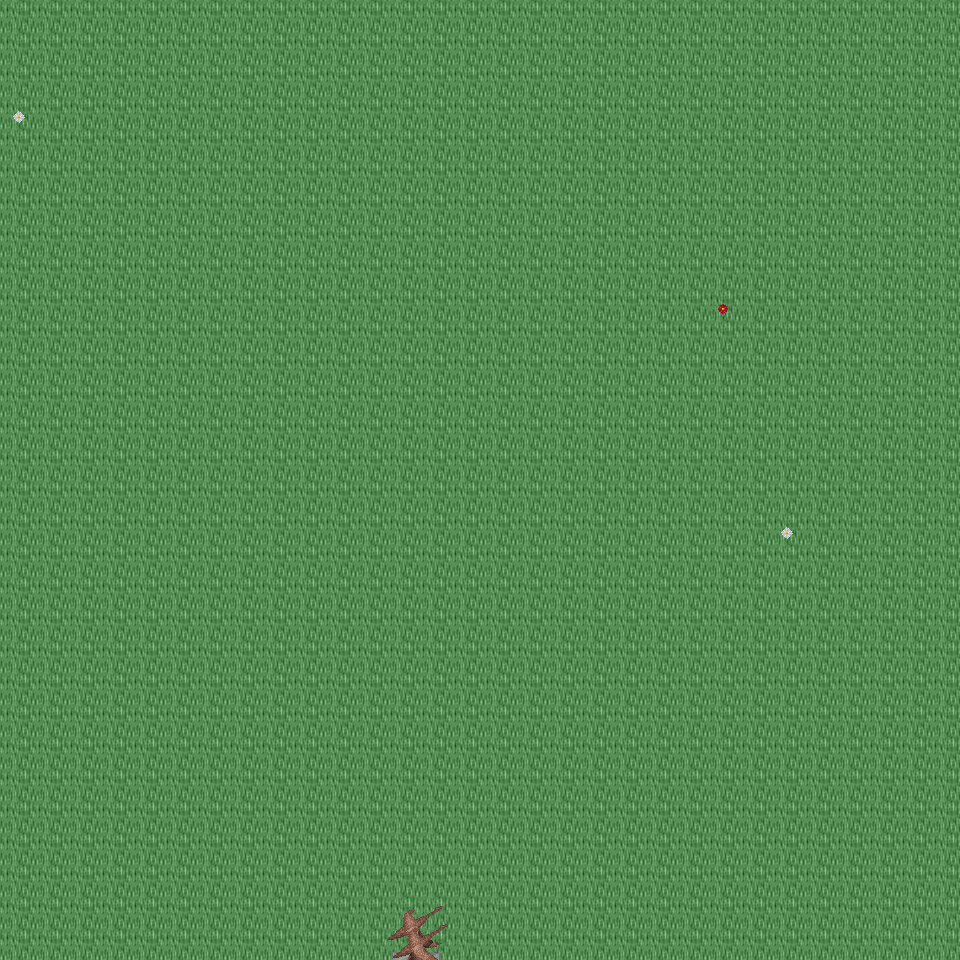

A level layout from a 2D game, rendered from its tile map. Below: a short description, then the map file with tile-grid data replaced by summaries:
An orthogonal 30x30 tile map with 32x32 px tiles, 6 tile layers (Ground, Object, Object2, Above, ...), 14 tilesets and 3 objects (3x mapExit).

<map version="1.0" orientation="orthogonal" renderorder="right-down" width="30" height="30" tilewidth="32" tileheight="32" nextobjectid="4">
  <tileset firstgid="1" name="tileset_ground_ground" tilewidth="32" tileheight="32" tilecount="33" columns="3">
    <image source="../drawable/tileset_ground_ground.png" width="96" height="352" />
  </tileset>
  <tileset firstgid="34" name="tileset_plant_flower_daisy_red" tilewidth="32" tileheight="32" tilecount="8" columns="2">
    <image source="../drawable/tileset_plant_flower_daisy_red.png" width="64" height="128" />
  </tileset>
  <tileset firstgid="42" name="tileset_ground_grass_edges" tilewidth="32" tileheight="32" tilecount="36" columns="12">
    <image source="../drawable/tileset_ground_grass_edges.png" width="384" height="96" />
  </tileset>
  <tileset firstgid="78" name="tileset_ground_grass_corners" tilewidth="32" tileheight="32" tilecount="24" columns="6">
    <image source="../drawable/tileset_ground_grass_corners.png" width="192" height="128" />
  </tileset>
  <tileset firstgid="102" name="tileset_ground_water_pool" tilewidth="32" tileheight="32" tilecount="72" columns="3">
    <image source="../drawable/tileset_ground_water_pool.png" width="96" height="768" />
  </tileset>
  <tileset firstgid="174" name="tileset_plant_flower_daisy_white" tilewidth="32" tileheight="32" tilecount="8" columns="2">
    <image source="../drawable/tileset_plant_flower_daisy_white.png" width="64" height="128" />
  </tileset>
  <tileset firstgid="182" name="tileset_plant_grasses" tilewidth="32" tileheight="32" tilecount="6" columns="3">
    <image source="../drawable/tileset_plant_grasses.png" width="96" height="64" />
  </tileset>
  <tileset firstgid="188" name="tileset_item_statue_bird" tilewidth="32" tileheight="32" tilecount="8" columns="2">
    <image source="../drawable/tileset_item_statue_bird.png" width="64" height="128" />
  </tileset>
  <tileset firstgid="196" name="tileset_plant_tree_tree_darkgreen" tilewidth="32" tileheight="32" tilecount="88" columns="8">
    <image source="../drawable/tileset_plant_tree_tree_darkgreen.png" width="256" height="352" />
  </tileset>
  <tileset firstgid="284" name="tileset_logic_collision" tilewidth="32" tileheight="32" tilecount="1" columns="1">
    <image source="../drawable/tileset_logic_collision.png" width="32" height="32" />
  </tileset>
  <tileset firstgid="285" name="tileset_ground_water_pool_deep" tilewidth="32" tileheight="32" tilecount="72" columns="3">
    <image source="../drawable/tileset_ground_water_pool_deep.png" width="96" height="768" />
  </tileset>
  <tileset firstgid="357" name="tileset_logic_item_fruits" tilewidth="32" tileheight="32" tilecount="16" columns="8">
    <image source="../drawable/tileset_logic_item_fruits.png" width="256" height="64" />
  </tileset>
  <tileset firstgid="373" name="tileset_plant_tree_umbrella_thorn" tilewidth="32" tileheight="32" tilecount="18" columns="6">
    <image source="../drawable/tileset_plant_tree_umbrella_thorn.png" width="192" height="96" />
  </tileset>
  <tileset firstgid="391" name="tileset_light_light_5x5" tilewidth="32" tileheight="32" tilecount="25" columns="5">
    <image source="../drawable/tileset_light_light_5x5.png" width="160" height="160" />
  </tileset>
  <layer name="Ground" width="30" height="30">
    <data>[900 cells, 900 non-empty, 1 distinct tile ids]</data>
  </layer>
  <layer name="Object" width="30" height="30">
    <data>[900 cells, 3 non-empty, 2 distinct tile ids]</data>
  </layer>
  <layer name="Object2" width="30" height="30">
    <data>[900 cells, 0 non-empty, 0 distinct tile ids]</data>
  </layer>
  <layer name="Above" width="30" height="30">
    <data>[900 cells, 4 non-empty, 4 distinct tile ids]</data>
  </layer>
  <layer name="Above2" width="30" height="30">
    <data>[900 cells, 0 non-empty, 0 distinct tile ids]</data>
  </layer>
  <layer name="Walkable" width="30" height="30">
    <data>[900 cells, 0 non-empty, 0 distinct tile ids]</data>
  </layer>
  <objectgroup name="MapEvents">
    <object id="1" name="south" type="mapExit" x="0" y="928" width="960" height="32">
      <properties>
        <property name="map" value="level_0_x222_y77" />
        <property name="x" value="0" />
        <property name="y" value="1" />
      </properties>
    </object>
    <object id="2" name="west" type="mapExit" x="0" y="0" width="32" height="960">
      <properties>
        <property name="map" value="level_0_x221_y76" />
        <property name="x" value="28" />
        <property name="y" value="0" />
      </properties>
    </object>
    <object id="3" name="east" type="mapExit" x="928" y="0" width="32" height="960">
      <properties>
        <property name="map" value="level_0_x223_y76" />
        <property name="x" value="1" />
        <property name="y" value="0" />
      </properties>
    </object>
  </objectgroup>
</map>
